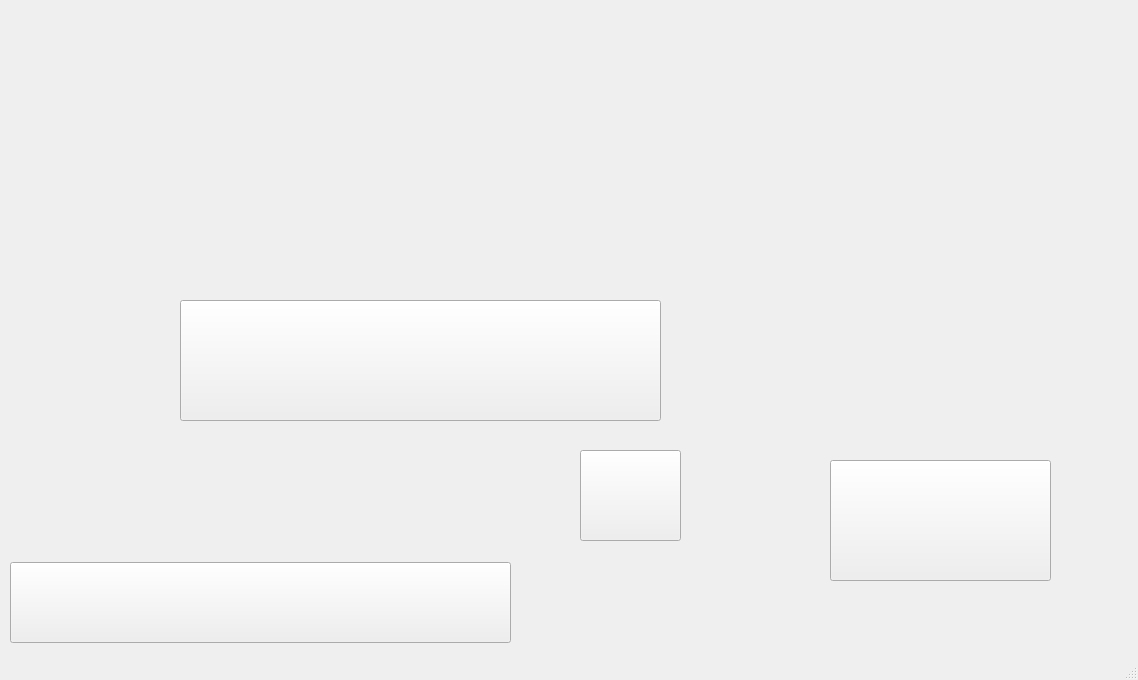
<?xml version="1.0" encoding="UTF-8"?>
<ui version="4.0">
 <class>window</class>
 <widget class="QMainWindow" name="window">
  <property name="windowModality">
   <enum>Qt::ApplicationModal</enum>
  </property>
  <property name="geometry">
   <rect>
    <x>0</x>
    <y>0</y>
    <width>1138</width>
    <height>680</height>
   </rect>
  </property>
  <property name="windowTitle">
   <string>Pipeline Lobby</string>
  </property>
  <property name="windowIcon">
   <iconset>
    <normaloff>../Downloads/080DC101-DA44-4A42-AFB3-1173B0D06AAF-removebg-preview.png</normaloff>../Downloads/080DC101-DA44-4A42-AFB3-1173B0D06AAF-removebg-preview.png</iconset>
  </property>
  <widget class="QWidget" name="centralwidget">
   <widget class="QLabel" name="label">
    <property name="geometry">
     <rect>
      <x>0</x>
      <y>-40</y>
      <width>1311</width>
      <height>751</height>
     </rect>
    </property>
    <property name="maximumSize">
     <size>
      <width>1311</width>
      <height>751</height>
     </size>
    </property>
    <property name="text">
     <string/>
    </property>
    <property name="pixmap">
     <pixmap>../Downloads/IMG_2366.png</pixmap>
    </property>
   </widget>
   <widget class="QPushButton" name="PlayButton">
    <property name="geometry">
     <rect>
      <x>180</x>
      <y>300</y>
      <width>481</width>
      <height>121</height>
     </rect>
    </property>
    <property name="text">
     <string/>
    </property>
   </widget>
   <widget class="QPushButton" name="TutorialButton">
    <property name="geometry">
     <rect>
      <x>10</x>
      <y>562</y>
      <width>501</width>
      <height>81</height>
     </rect>
    </property>
    <property name="text">
     <string/>
    </property>
   </widget>
   <widget class="QPushButton" name="CreditsButton">
    <property name="geometry">
     <rect>
      <x>830</x>
      <y>460</y>
      <width>221</width>
      <height>121</height>
     </rect>
    </property>
    <property name="text">
     <string/>
    </property>
   </widget>
   <widget class="QPushButton" name="HiddedButton">
    <property name="geometry">
     <rect>
      <x>580</x>
      <y>450</y>
      <width>101</width>
      <height>91</height>
     </rect>
    </property>
    <property name="text">
     <string/>
    </property>
   </widget>
   <zorder>HiddedButton</zorder>
   <zorder>CreditsButton</zorder>
   <zorder>TutorialButton</zorder>
   <zorder>PlayButton</zorder>
   <zorder>label</zorder>
  </widget>
  <widget class="QStatusBar" name="statusbar"/>
 </widget>
 <resources/>
 <connections/>
</ui>
